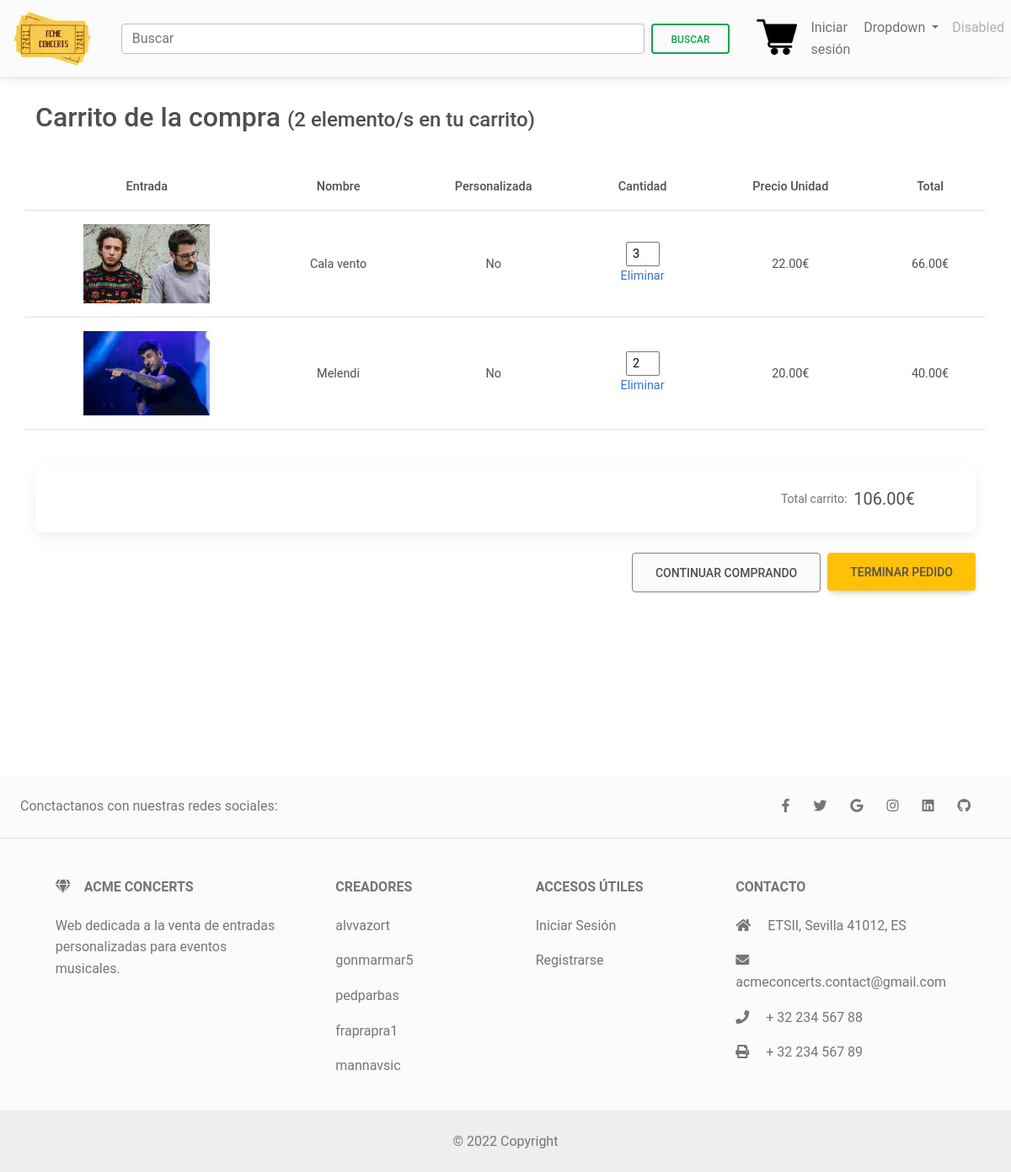
The app's page /cart/ (signed in) with its own data.
### main/models.py (models this page shows, shortened)
class OrderTicket(models.Model):
    user = models.ForeignKey(settings.AUTH_USER_MODEL,
                             on_delete=models.CASCADE)
    ordered = models.BooleanField(default=False)
    ticket = models.ForeignKey(Ticket, on_delete=models.CASCADE)
    quantity = models.IntegerField(default=1)
    order = models.ForeignKey(Order, on_delete=models.CASCADE, null=True)
    customized = models.BooleanField(default=False)

class Ticket(models.Model):
    ordering = ['-slug']
    title = models.CharField(max_length=100)
    price = models.FloatField()
    price_customized = models.FloatField()
    location= models.CharField(max_length=100, default="No definido")
    category = models.CharField(choices=CATEGORY, max_length=2)
    slug = models.SlugField()
    description = models.TextField()
    image = models.ImageField(upload_to= 'images/tickets/')
    date = models.DateTimeField()
    stock = models.PositiveIntegerField(default=10)
    def get_absolute_url(self):
        return reverse("main:ticket", kwargs={
            'slug': self.slug
        })

### cart/views.py (the view)
# urls.py: path('', views.OrderSummaryView.as_view(), name='cart'),
class OrderSummaryView(View):
    def get(self, *args, **kwargs):
        try:
            order = Order.objects.get(user = self.request.user, ordered = False)
            tickets = OrderTicket.objects.filter(order=order)
            context = {
                'object' : order,
                'tickets' : tickets,
                'tickets_num' : len(tickets),
                'MEDIA_URL' : settings.MEDIA_URL
            }
            return render(self.request, 'cart.html', context)
        except:
            messages.error(self.request, "No tienes ningun pedido activo")
            return redirect("cart")

### cart/templates/cart.html (shortened to what this page needs)
{% extends "base.html" %}
{% block content %}
  <section class="vh-100">
    <div class="container h-100">
      <div class="row d-flex justify-content-center align-items-center h-80">
        <div class="col">
          <p><span class="h2">Carrito de la compra </span><span class="h4">({{tickets_num}} elemento/s en tu carrito)</span></p>
              <div class="row align-items-center">
                <table class="table">
                  <thead>
                    <tr>
                      <th style="text-align: center;" scope="col">Entrada</th>
                      <th style="text-align: center;" scope="col">Nombre</th>
                      <th style="text-align: center;" scope="col">Personalizada</th>
                      <th style="text-align: center;" scope="col">Cantidad</th>
                      <th style="text-align: center;" scope="col">Precio Unidad</th>
                      <th style="text-align: center;" scope="col">Total</th>
                    </tr>
                  </thead>
                  <tbody>
                {% for ticket in tickets %}
                  <div class="card" style="width: 80vw; background-color:gray; margin-bottom: 10px;">
                    <tr style="text-align: center;">
                      <th scope="row">
                        <a href="{{ticket.ticket.get_absolute_url}}">
                          <img src="{{MEDIA_URL}}{{ticket.ticket.image}}"
                          class="img-fluid" style="width:200px; height:auto; max-height:100px; max-width:150px" alt="Generic placeholder image">
                        </a></th>
                      <td style="text-align: center; vertical-align: middle;" >{{ ticket.ticket.title }}</td>
                      <td style="text-align: center; vertical-align: middle;">
                        {% if ticket.customized  %}
                          Sí
                        {% else %}
                          No
                        {% endif %}
                        </td>
                      <td style="text-align: center; vertical-align: middle;">
                        <input name="{{ ticket.ticket.slug }}" class="quantity" style="text-align: center; width:40px;" type="number" value="{{ ticket.quantity }}" min="1" max="100">
                        <br>
                        <a href="{% url 'main:remove-from-cart' ticket.ticket.slug%}">Eliminar</a>
                      </td>
                      <td class="price_unit" style="text-align: center; vertical-align: middle;">{{ ticket.ticket.price }}0€</td>
                      <td class="price" id="{{forloop.counter0}}" style="text-align: center; vertical-align: middle;"></td>
                    </tr>
                  </div>
                {% endfor %}
                </tbody>
              </table>
              </div>
            </div>
          </div>
          <br>
          <div class="card mb-4">
            <div class="card-body p-4">
              <div class="float-end">
                <p class="mb-0 me-5 d-flex align-items-center">
                  <span class="small text-muted me-2">Total carrito:</span>
                  <span id="total_price" class="lead fw-normal">$799</span>
                </p>
              </div>
            </div>
          </div>
          <div class="d-flex justify-content-end">
            <a href="/">
              <button type="button" class="btn btn-light btn-lg me-2" style="  border: 1px solid gray;">
              Continuar Comprando</button></a>
            <a href="checkout">
              <button type="button" style="background-color:#ffc107;"class="btn  btn-lg">Terminar pedido</button>
            </a>
          </div>
        </div>
  </section>
  {% endblock content %}

### records on screen
OrderTicket: ticket.image (picture), ticket "Cala vento", customized "No", quantity "3", ticket.price "22.0"
OrderTicket: ticket.image (picture), ticket "Melendi", customized "No", quantity "2", ticket.price "20.0"

### other values on screen
{{ tickets_num }} "2"
